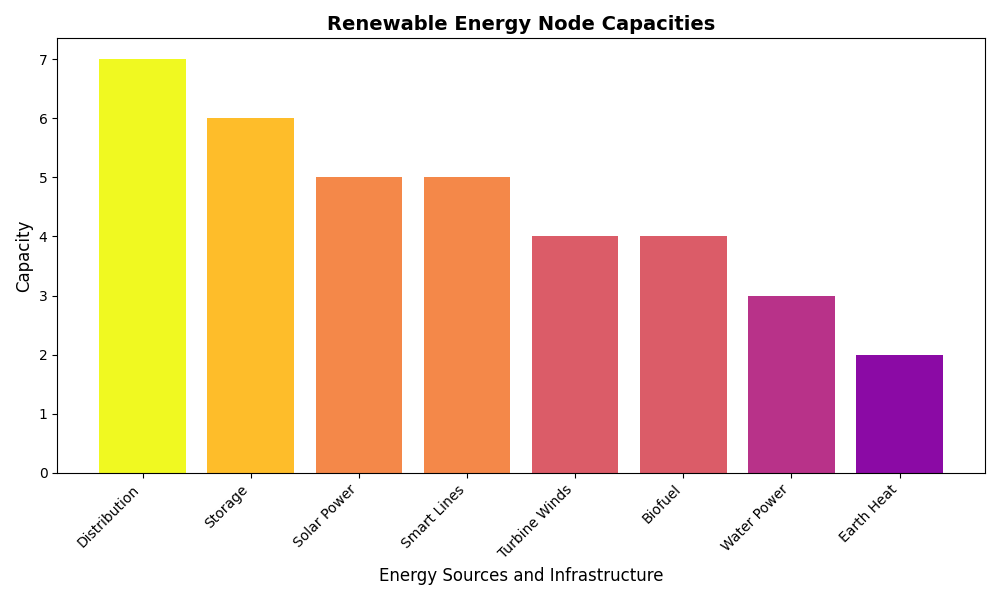

Generate this figure with Python:
import matplotlib.pyplot as plt

# Data for nodes
nodes = {
    'Solar Power': 5,
    'Turbine Winds': 4,
    'Water Power': 3,
    'Earth Heat': 2,
    'Biofuel': 4,
    'Storage': 6,
    'Distribution': 7,
    'Smart Lines': 5
}

# Sorting nodes based on their values in descending order for the plot
sorted_nodes = dict(sorted(nodes.items(), key=lambda item: item[1], reverse=True))

plt.figure(figsize=(10, 6))

# Create a bar chart
plt.bar(sorted_nodes.keys(), sorted_nodes.values(), color=plt.cm.plasma([v / max(sorted_nodes.values()) for v in sorted_nodes.values()]))

plt.title('Renewable Energy Node Capacities', fontsize=14, fontweight='bold')
plt.xlabel('Energy Sources and Infrastructure', fontsize=12)
plt.ylabel('Capacity', fontsize=12)
plt.xticks(rotation=45, ha='right')

plt.tight_layout()
plt.show()
